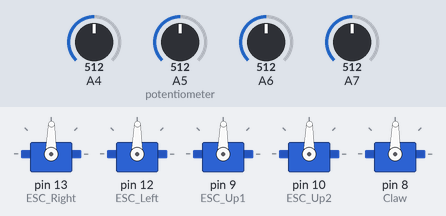
A sketch run on a simulated Arduino Nano, built with avr-gcc and run on an emulated ATmega328P. On the bench: 5 × servo. The test bench sets the inputs (shaded band); at power-on: A4 = 512, A5 (potentiometer) = 512, A6 = 512, A7 = 512.

Above: at 1.2 s.
1.3 s: A4 set to 716
At 2.4 s:
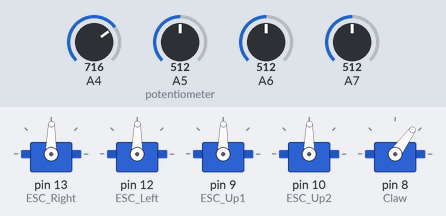
2.8 s: A5 (potentiometer) set to 716
At 3.5 s:
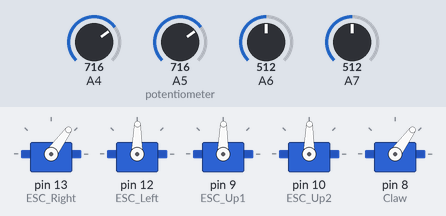
4.3 s: A6 set to 716
At 4.7 s:
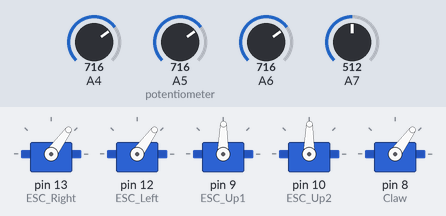
5.8 s: A7 set to 716
At 7.0 s:
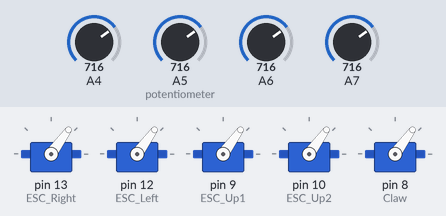
7.3 s: A4 set to 992
At 8.1 s:
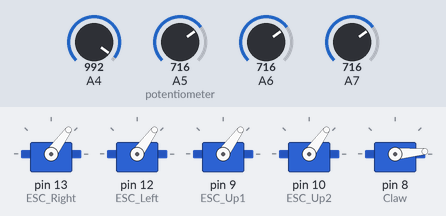
8.8 s: A5 (potentiometer) set to 992
At 9.3 s:
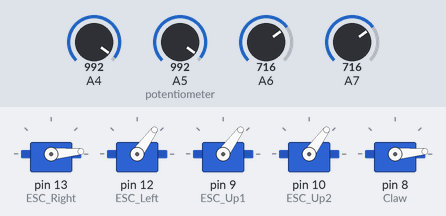
Timing chart, 0 to 11.3 s (numbered marks = the images above; inputs shaded):
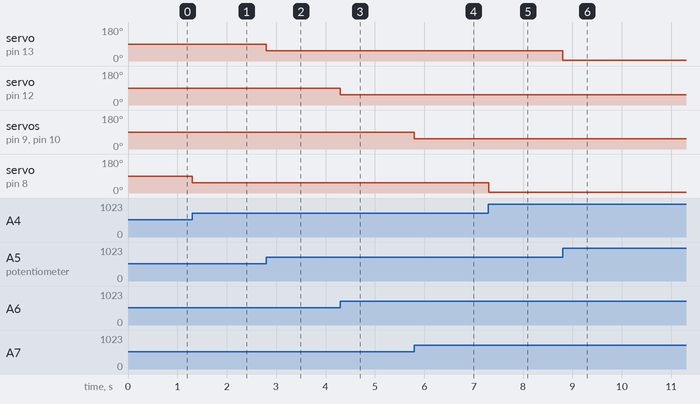

The sketch:

MATEArduinoCodeOrigional2026.ino
```cpp
#include <Servo.h>
Servo ESC_Right;
Servo ESC_Left;
Servo ESC_Up1;
Servo ESC_Up2;
Servo Claw; // create servo object to control the ESC (Electronic Speed Controller)

int joystick1; // value from the analog pin
int joystick2;
int joystick3;
int joystick4;

void setup() {

 ESC_Right.attach(13, 1000, 2000); // (pin, min pulse width, max pulse width in microseconds)
 ESC_Left.attach(12, 1000, 2000);
 ESC_Up1.attach(9, 1000, 2000);
 ESC_Up2.attach(10, 1000, 2000);
 Claw.attach(8,1000,2000);

}
void loop() {

 // Right Motor - Forward/Backward Front Motor Right
 // Right up joystick - blue
   joystick1 = analogRead(A5); // reads the value of the potentiometer (Joystick)(value between 0 and 1023)
   joystick1 = map(joystick1, 1023, 0, 0, 180); // scale it to use it with the servo library (value between 0 and 180)
   ESC_Right.write(joystick1); // Send the signal to the ESC
// Left up joystick - blue stripe
   joystick2 = analogRead(A6);
   joystick2 = map(joystick2, 1023, 0, 0, 180);
   ESC_Left.write(joystick2);

// Right down joystick - green stripe
   joystick3 = analogRead(A7);
   joystick3 = map(joystick3, 1023, 0, 0, 180);
   ESC_Up1.write(joystick3);
   ESC_Up2.write(joystick3);

// Left down joystick - orange stripe
   joystick4 = analogRead(A4);
   joystick4 = map(joystick4, 1023, 0, 0, 180);
   Claw.write(joystick4);
}
```

Measured:
- after the input at 1.3 s, servo on pin 8 (Claw): 89° → 54° at once
- after the input at 2.8 s, servo on pin 13 (ESC_Right): 89° → 54° at once
- after the input at 4.3 s, servo on pin 12 (ESC_Left): 89° → 54° at once
- after the input at 5.8 s, servo on pin 9 (ESC_Up1), servo on pin 10 (ESC_Up2): 89° → 54° at once
- after the input at 7.3 s, servo on pin 8 (Claw): 54° → 5° at once
- after the input at 8.8 s, servo on pin 13 (ESC_Right): 54° → 5° at once
